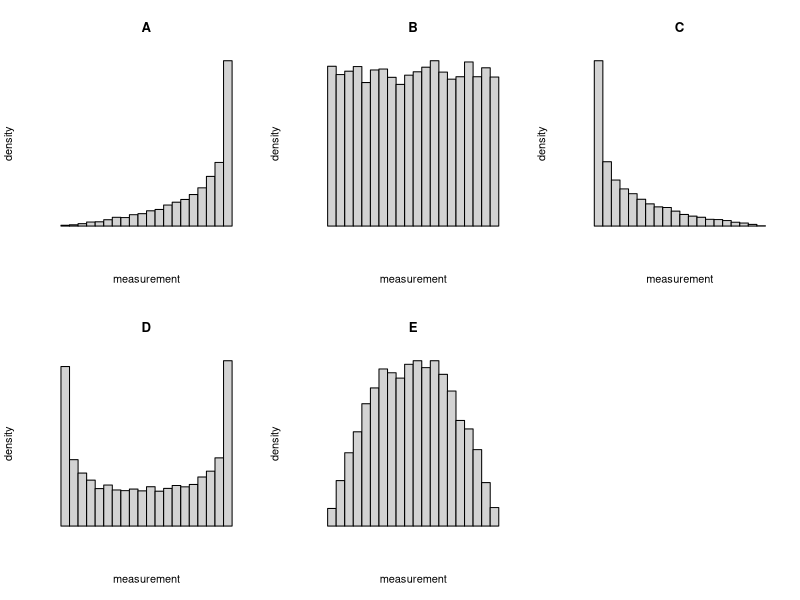

Write the R code that produced this figure.
## ---- chunk 1
types = c("skew left","skew right","bell","uniform","bimodal")
b1 = c(2, 0.5, 2, 1, 0.5)
b2 = c(0.5, 2, 2, 1, 0.5)
ord = sample(1:5)

names = c("F","G","H","I","J")
names = c("A","B","C","D","E")

ans1 = c("lower than","higher than","equal to","equal to","equal to")
cau = c("","","not","not","not")
## ---- chunk 2
par(mfrow=c(2,3))
for(i in 1:5){
  hist(rbeta(10000,b1[ord[i]],b2[ord[i]]),axes=F,xlab="measurement",ylab="density",main=names[i])
}
